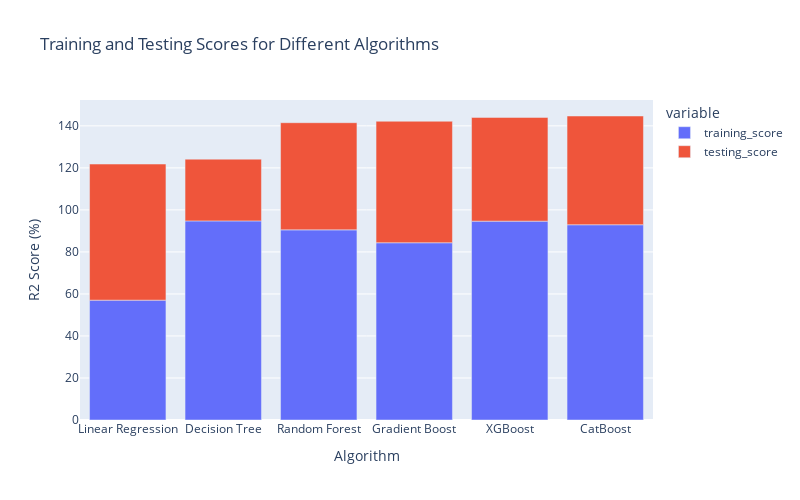

Write notebook code for a chart like this one.
### Code cell
import plotly.express as px

# Assuming 'show_results' is your DataFrame with Algorithm, Training Score, and Testing Score columns

fig = px.bar(show_results, x='Algorithm', y=['training_score', 'testing_score'],
             labels={'value': 'R2 Score (%)'},
             title='Training and Testing Scores for Different Algorithms',
             width=800, height=500)



fig.show()

### Figure 1 — Plotly figure (JSON) as saved in the notebook; plotly's stock layout.template omitted (floating-point values rounded to 4 significant figures)
{"data": [{"alignmentgroup": "True", "hovertemplate": "variable=training_score<br>Algorithm=%{x}<br>R2 Score (%)=%{y}<extra></extra>", "legendgroup": "training_score", "marker": {"color": "#636efa", "pattern": {"shape": ""}}, "name": "training_score", "offsetgroup": "training_score", "orientation": "v", "showlegend": true, "textposition": "auto", "type": "bar", "x": ["Linear Regression", "Decision Tree", "Random Forest", "Gradient Boost", "XGBoost", "CatBoost"], "xaxis": "x", "y": [57.04, 94.77, 90.5, 84.36, 94.65, 92.94], "yaxis": "y"}, {"alignmentgroup": "True", "hovertemplate": "variable=testing_score<br>Algorithm=%{x}<br>R2 Score (%)=%{y}<extra></extra>", "legendgroup": "testing_score", "marker": {"color": "#EF553B", "pattern": {"shape": ""}}, "name": "testing_score", "offsetgroup": "testing_score", "orientation": "v", "showlegend": true, "textposition": "auto", "type": "bar", "x": ["Linear Regression", "Decision Tree", "Random Forest", "Gradient Boost", "XGBoost", "CatBoost"], "xaxis": "x", "y": [64.79, 29.39, 51.0, 57.84, 49.38, 51.76], "yaxis": "y"}], "layout": {"barmode": "relative", "height": 500, "legend": {"title": {"text": "variable"}, "tracegroupgap": 0}, "title": {"text": "Training and Testing Scores for Different Algorithms"}, "width": 800, "xaxis": {"anchor": "y", "domain": [0, 1], "title": {"text": "Algorithm"}}, "yaxis": {"anchor": "x", "domain": [0, 1], "title": {"text": "R2 Score (%)"}}}}
